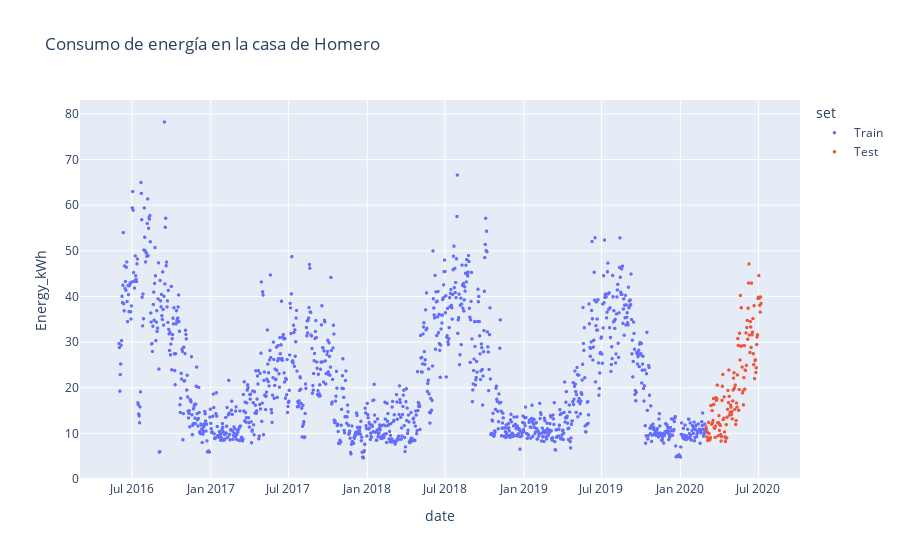

The code cell stored with this chart in its notebook:
### Markdown cell above
**Respuesta**

### Code cell
# 0

df['set'] = np.where(df['date'] >= pd.Timestamp('2020-03-01'), 'Test', 'Train')

train = df[df['set'] == 'Train'].copy()
test = df[df['set'] == 'Test'].copy()

target = 'Energy_kWh'

X_train = train.drop(columns = ['set'])
y_train = train[target].copy()

X_test = test.drop(columns = ['set'])
y_test = test[target].copy()

fig = px.scatter(df, x = df.date, y=target, title='Consumo de energía en la casa de Homero', color = 'set')
fig.update_traces(marker=dict(size=3.5))
fig.show()

### Figure 1 — Plotly figure (JSON) as saved in the notebook; plotly's stock layout.template omitted (floating-point values rounded to 4 significant figures; data arrays with more than 128 entries replaced by an {"elided": "..."} marker saying what was removed)
{"data": [{"hovertemplate": "set=Train<br>date=%{x}<br>Energy_kWh=%{y}<extra></extra>", "legendgroup": "Train", "marker": {"color": "#636efa", "size": 3.5, "symbol": "circle"}, "mode": "markers", "name": "Train", "showlegend": true, "type": "scattergl", "x": {"elided": "1369 str values"}, "xaxis": "x", "y": {"elided": "1369 float values"}, "yaxis": "y"}, {"hovertemplate": "set=Test<br>date=%{x}<br>Energy_kWh=%{y}<extra></extra>", "legendgroup": "Test", "marker": {"color": "#EF553B", "size": 3.5, "symbol": "circle"}, "mode": "markers", "name": "Test", "showlegend": true, "type": "scattergl", "x": {"elided": "129 str values"}, "xaxis": "x", "y": {"elided": "129 float values"}, "yaxis": "y"}], "layout": {"legend": {"title": {"text": "set"}, "tracegroupgap": 0}, "title": {"text": "Consumo de energía en la casa de Homero"}, "xaxis": {"anchor": "y", "domain": [0, 1], "title": {"text": "date"}}, "yaxis": {"anchor": "x", "domain": [0, 1], "title": {"text": "Energy_kWh"}}}}
